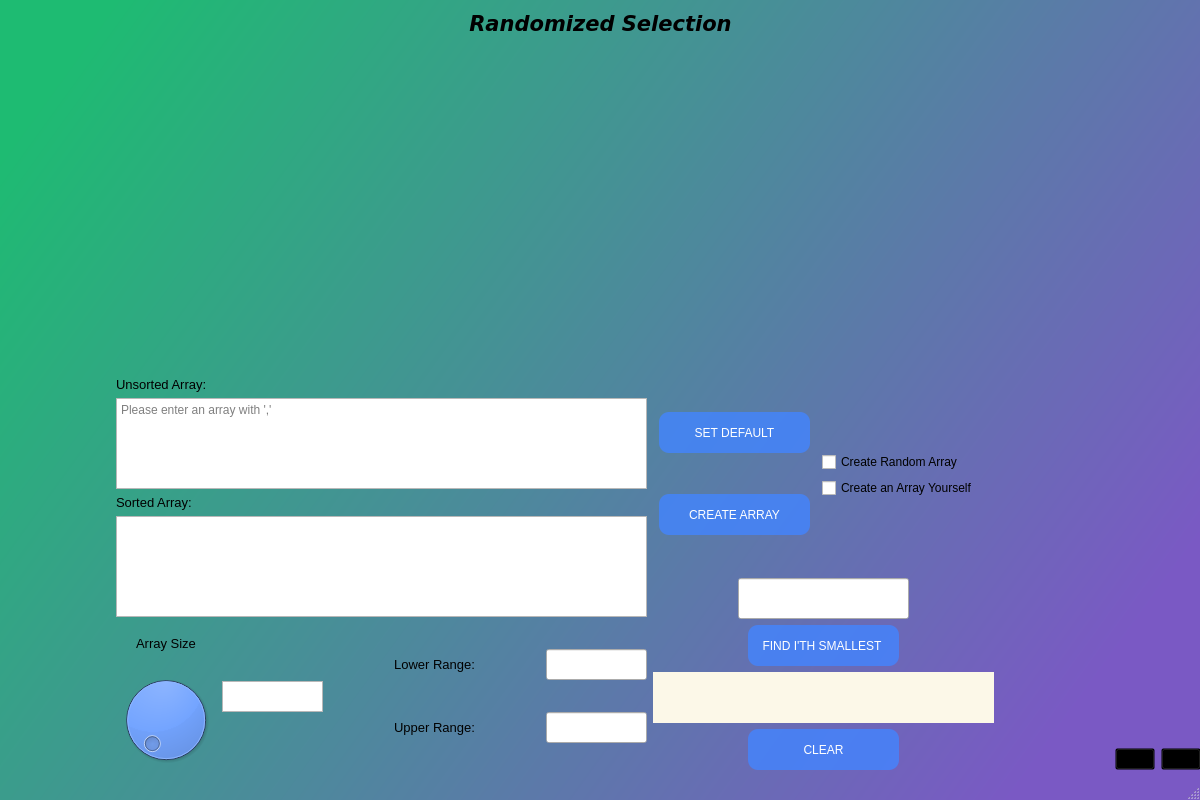
<?xml version="1.0" encoding="UTF-8"?>
<ui version="4.0">
 <class>RandomizedSelectionWindow</class>
 <widget class="QMainWindow" name="RandomizedSelectionWindow">
  <property name="geometry">
   <rect>
    <x>0</x>
    <y>0</y>
    <width>1200</width>
    <height>800</height>
   </rect>
  </property>
  <property name="minimumSize">
   <size>
    <width>1200</width>
    <height>800</height>
   </size>
  </property>
  <property name="maximumSize">
   <size>
    <width>1200</width>
    <height>800</height>
   </size>
  </property>
  <property name="windowTitle">
   <string>MainWindow</string>
  </property>
  <property name="styleSheet">
   <string notr="true">#RandomizedSelectionWindow{
background-color: qlineargradient(spread:pad, x1:0, y1:0.193545, x2:1, y2:0.676, stop:0 rgba(30, 187, 114, 255), stop:1 rgba(122, 89, 196, 255));
}</string>
  </property>
  <widget class="QWidget" name="centralwidget">
   <widget class="QWidget" name="layoutWidget">
    <property name="geometry">
     <rect>
      <x>0</x>
      <y>10</y>
      <width>1201</width>
      <height>27</height>
     </rect>
    </property>
    <layout class="QHBoxLayout" name="horizontalLayout">
     <item>
      <spacer name="horizontalSpacer">
       <property name="orientation">
        <enum>Qt::Horizontal</enum>
       </property>
       <property name="sizeHint" stdset="0">
        <size>
         <width>40</width>
         <height>20</height>
        </size>
       </property>
      </spacer>
     </item>
     <item>
      <widget class="QLabel" name="label_12">
       <property name="minimumSize">
        <size>
         <width>271</width>
         <height>25</height>
        </size>
       </property>
       <property name="maximumSize">
        <size>
         <width>271</width>
         <height>25</height>
        </size>
       </property>
       <property name="font">
        <font>
         <family>Verdana</family>
         <pointsize>12</pointsize>
         <weight>75</weight>
         <bold>true</bold>
         <kerning>true</kerning>
        </font>
       </property>
       <property name="text">
        <string>&lt;html&gt;&lt;head/&gt;&lt;body&gt;&lt;p align=&quot;center&quot;&gt;&lt;span style=&quot; font-size:16pt; font-style:italic; color:#000000;&quot;&gt;Randomized Selection&lt;/span&gt;&lt;/p&gt;&lt;/body&gt;&lt;/html&gt;</string>
       </property>
      </widget>
     </item>
     <item>
      <spacer name="horizontalSpacer_2">
       <property name="orientation">
        <enum>Qt::Horizontal</enum>
       </property>
       <property name="sizeHint" stdset="0">
        <size>
         <width>40</width>
         <height>20</height>
        </size>
       </property>
      </spacer>
     </item>
    </layout>
   </widget>
   <widget class="QWidget" name="layoutWidget">
    <property name="geometry">
     <rect>
      <x>0</x>
      <y>40</y>
      <width>1201</width>
      <height>730</height>
     </rect>
    </property>
    <layout class="QVBoxLayout" name="verticalLayout_12">
     <item>
      <layout class="QHBoxLayout" name="horizontalLayout_2">
       <item>
        <spacer name="horizontalSpacer_3">
         <property name="orientation">
          <enum>Qt::Horizontal</enum>
         </property>
         <property name="sizeHint" stdset="0">
          <size>
           <width>40</width>
           <height>20</height>
          </size>
         </property>
        </spacer>
       </item>
       <item>
        <widget class="MplSort" name="MplSort" native="true">
         <property name="minimumSize">
          <size>
           <width>911</width>
           <height>331</height>
          </size>
         </property>
         <property name="maximumSize">
          <size>
           <width>911</width>
           <height>331</height>
          </size>
         </property>
        </widget>
       </item>
       <item>
        <spacer name="horizontalSpacer_4">
         <property name="orientation">
          <enum>Qt::Horizontal</enum>
         </property>
         <property name="sizeHint" stdset="0">
          <size>
           <width>40</width>
           <height>20</height>
          </size>
         </property>
        </spacer>
       </item>
      </layout>
     </item>
     <item>
      <layout class="QHBoxLayout" name="horizontalLayout_12">
       <item>
        <spacer name="horizontalSpacer_12">
         <property name="orientation">
          <enum>Qt::Horizontal</enum>
         </property>
         <property name="sizeHint" stdset="0">
          <size>
           <width>40</width>
           <height>20</height>
          </size>
         </property>
        </spacer>
       </item>
       <item>
        <layout class="QHBoxLayout" name="horizontalLayout_11">
         <item>
          <layout class="QVBoxLayout" name="verticalLayout_11">
           <item>
            <layout class="QVBoxLayout" name="verticalLayout_9">
             <item>
              <layout class="QVBoxLayout" name="verticalLayout">
               <item>
                <widget class="QLabel" name="label_3">
                 <property name="text">
                  <string>&lt;html&gt;&lt;head/&gt;&lt;body&gt;&lt;p&gt;&lt;span style=&quot; font-size:10pt;&quot;&gt;Unsorted Array:&lt;/span&gt;&lt;/p&gt;&lt;/body&gt;&lt;/html&gt;</string>
                 </property>
                </widget>
               </item>
               <item>
                <widget class="QTextEdit" name="disp_unsorted_array">
                 <property name="minimumSize">
                  <size>
                   <width>531</width>
                   <height>91</height>
                  </size>
                 </property>
                 <property name="maximumSize">
                  <size>
                   <width>531</width>
                   <height>91</height>
                  </size>
                 </property>
                 <property name="styleSheet">
                  <string notr="true">
font: 10pt &quot;MS Shell Dlg 2&quot;;
border 10 px;</string>
                 </property>
                 <property name="readOnly">
                  <bool>false</bool>
                 </property>
                 <property name="placeholderText">
                  <string>Please enter an array with ','</string>
                 </property>
                </widget>
               </item>
              </layout>
             </item>
             <item>
              <layout class="QVBoxLayout" name="verticalLayout_2">
               <item>
                <widget class="QLabel" name="label_4">
                 <property name="text">
                  <string>&lt;html&gt;&lt;head/&gt;&lt;body&gt;&lt;p&gt;&lt;span style=&quot; font-size:10pt;&quot;&gt;Sorted Array:&lt;/span&gt;&lt;/p&gt;&lt;/body&gt;&lt;/html&gt;</string>
                 </property>
                </widget>
               </item>
               <item>
                <widget class="QTextEdit" name="disp_sorted_array">
                 <property name="minimumSize">
                  <size>
                   <width>531</width>
                   <height>101</height>
                  </size>
                 </property>
                 <property name="maximumSize">
                  <size>
                   <width>531</width>
                   <height>101</height>
                  </size>
                 </property>
                 <property name="styleSheet">
                  <string notr="true">
font: 10pt &quot;MS Shell Dlg 2&quot;;</string>
                 </property>
                 <property name="readOnly">
                  <bool>true</bool>
                 </property>
                 <property name="html">
                  <string>&lt;!DOCTYPE HTML PUBLIC &quot;-//W3C//DTD HTML 4.0//EN&quot; &quot;http://www.w3.org/TR/REC-html40/strict.dtd&quot;&gt;
&lt;html&gt;&lt;head&gt;&lt;meta name=&quot;qrichtext&quot; content=&quot;1&quot; /&gt;&lt;style type=&quot;text/css&quot;&gt;
p, li { white-space: pre-wrap; }
&lt;/style&gt;&lt;/head&gt;&lt;body style=&quot; font-family:'MS Shell Dlg 2'; font-size:10pt; font-weight:400; font-style:normal;&quot;&gt;
&lt;p style=&quot;-qt-paragraph-type:empty; margin-top:0px; margin-bottom:0px; margin-left:0px; margin-right:0px; -qt-block-indent:0; text-indent:0px; font-size:7.8pt;&quot;&gt;&lt;br /&gt;&lt;/p&gt;&lt;/body&gt;&lt;/html&gt;</string>
                 </property>
                </widget>
               </item>
              </layout>
             </item>
            </layout>
           </item>
           <item>
            <layout class="QHBoxLayout" name="horizontalLayout_6">
             <item>
              <layout class="QHBoxLayout" name="horizontalLayout_5">
               <item>
                <layout class="QVBoxLayout" name="verticalLayout_5">
                 <item>
                  <widget class="QLabel" name="label_2">
                   <property name="text">
                    <string>&lt;html&gt;&lt;head/&gt;&lt;body&gt;&lt;p align=&quot;center&quot;&gt;&lt;span style=&quot; font-size:10pt;&quot;&gt;Array Size&lt;/span&gt;&lt;/p&gt;&lt;/body&gt;&lt;/html&gt;</string>
                   </property>
                  </widget>
                 </item>
                 <item>
                  <widget class="QDial" name="array_len">
                   <property name="minimumSize">
                    <size>
                     <width>100</width>
                     <height>100</height>
                    </size>
                   </property>
                   <property name="maximumSize">
                    <size>
                     <width>100</width>
                     <height>100</height>
                    </size>
                   </property>
                   <property name="toolTip">
                    <string>Set the Array Size</string>
                   </property>
                   <property name="styleSheet">
                    <string notr="true">background-color: rgba(66, 132, 255,0.8);</string>
                   </property>
                  </widget>
                 </item>
                </layout>
               </item>
               <item>
                <layout class="QVBoxLayout" name="verticalLayout_6">
                 <item>
                  <spacer name="verticalSpacer_2">
                   <property name="orientation">
                    <enum>Qt::Vertical</enum>
                   </property>
                   <property name="sizeHint" stdset="0">
                    <size>
                     <width>20</width>
                     <height>40</height>
                    </size>
                   </property>
                  </spacer>
                 </item>
                 <item>
                  <widget class="QTextEdit" name="display_arraylen">
                   <property name="minimumSize">
                    <size>
                     <width>101</width>
                     <height>31</height>
                    </size>
                   </property>
                   <property name="maximumSize">
                    <size>
                     <width>101</width>
                     <height>31</height>
                    </size>
                   </property>
                   <property name="styleSheet">
                    <string notr="true"/>
                   </property>
                   <property name="readOnly">
                    <bool>true</bool>
                   </property>
                   <property name="html">
                    <string>&lt;!DOCTYPE HTML PUBLIC &quot;-//W3C//DTD HTML 4.0//EN&quot; &quot;http://www.w3.org/TR/REC-html40/strict.dtd&quot;&gt;
&lt;html&gt;&lt;head&gt;&lt;meta name=&quot;qrichtext&quot; content=&quot;1&quot; /&gt;&lt;style type=&quot;text/css&quot;&gt;
p, li { white-space: pre-wrap; }
&lt;/style&gt;&lt;/head&gt;&lt;body style=&quot; font-family:'MS Shell Dlg 2'; font-size:8.25pt; font-weight:400; font-style:normal;&quot;&gt;
&lt;p align=&quot;center&quot; style=&quot;-qt-paragraph-type:empty; margin-top:0px; margin-bottom:0px; margin-left:0px; margin-right:0px; -qt-block-indent:0; text-indent:0px; font-size:7.8pt;&quot;&gt;&lt;br /&gt;&lt;/p&gt;&lt;/body&gt;&lt;/html&gt;</string>
                   </property>
                  </widget>
                 </item>
                 <item>
                  <spacer name="verticalSpacer">
                   <property name="orientation">
                    <enum>Qt::Vertical</enum>
                   </property>
                   <property name="sizeHint" stdset="0">
                    <size>
                     <width>20</width>
                     <height>40</height>
                    </size>
                   </property>
                  </spacer>
                 </item>
                </layout>
               </item>
              </layout>
             </item>
             <item>
              <layout class="QVBoxLayout" name="verticalLayout_3">
               <item>
                <layout class="QHBoxLayout" name="horizontalLayout_3">
                 <item>
                  <widget class="QLabel" name="label_5">
                   <property name="text">
                    <string>&lt;html&gt;&lt;head/&gt;&lt;body&gt;&lt;p align=&quot;center&quot;&gt;&lt;span style=&quot; font-size:10pt;&quot;&gt;Lower Range:&lt;/span&gt;&lt;/p&gt;&lt;/body&gt;&lt;/html&gt;</string>
                   </property>
                  </widget>
                 </item>
                 <item>
                  <widget class="QLineEdit" name="lower_range">
                   <property name="minimumSize">
                    <size>
                     <width>101</width>
                     <height>31</height>
                    </size>
                   </property>
                   <property name="maximumSize">
                    <size>
                     <width>101</width>
                     <height>31</height>
                    </size>
                   </property>
                   <property name="toolTip">
                    <string>Set Lower Range</string>
                   </property>
                   <property name="styleSheet">
                    <string notr="true">
font: 10pt &quot;MS Shell Dlg 2&quot;;
border 10 px;</string>
                   </property>
                   <property name="alignment">
                    <set>Qt::AlignCenter</set>
                   </property>
                  </widget>
                 </item>
                </layout>
               </item>
               <item>
                <layout class="QHBoxLayout" name="horizontalLayout_4">
                 <item>
                  <widget class="QLabel" name="label_9">
                   <property name="text">
                    <string>&lt;html&gt;&lt;head/&gt;&lt;body&gt;&lt;p align=&quot;center&quot;&gt;&lt;span style=&quot; font-size:10pt;&quot;&gt;Upper Range:&lt;/span&gt;&lt;/p&gt;&lt;/body&gt;&lt;/html&gt;</string>
                   </property>
                  </widget>
                 </item>
                 <item>
                  <widget class="QLineEdit" name="upper_range">
                   <property name="minimumSize">
                    <size>
                     <width>101</width>
                     <height>31</height>
                    </size>
                   </property>
                   <property name="maximumSize">
                    <size>
                     <width>101</width>
                     <height>31</height>
                    </size>
                   </property>
                   <property name="toolTip">
                    <string>Set Upper Range</string>
                   </property>
                   <property name="styleSheet">
                    <string notr="true">
font: 10pt &quot;MS Shell Dlg 2&quot;;
border 10 px;</string>
                   </property>
                   <property name="alignment">
                    <set>Qt::AlignCenter</set>
                   </property>
                  </widget>
                 </item>
                </layout>
               </item>
              </layout>
             </item>
            </layout>
           </item>
          </layout>
         </item>
         <item>
          <layout class="QVBoxLayout" name="verticalLayout_10">
           <item>
            <layout class="QHBoxLayout" name="horizontalLayout_10">
             <item>
              <layout class="QVBoxLayout" name="verticalLayout_4">
               <item>
                <widget class="QPushButton" name="set_default_values">
                 <property name="minimumSize">
                  <size>
                   <width>151</width>
                   <height>41</height>
                  </size>
                 </property>
                 <property name="maximumSize">
                  <size>
                   <width>151</width>
                   <height>41</height>
                  </size>
                 </property>
                 <property name="toolTip">
                  <string>Create array with selected values.</string>
                 </property>
                 <property name="styleSheet">
                  <string notr="true">#set_default_values{background-color: rgba(66, 132, 255,0.8);
font: 10pt &quot;MS Shell Dlg 2&quot; white;
border-radius: 10px ;
color: white;}

#set_default_values:hover{
	background-color: qlineargradient(spread:pad, x1:0, y1:0.425318, x2:1, y2:0.341, stop:0 rgba(120, 2, 6, 255), stop:1 rgba(45, 4, 83, 255));}</string>
                 </property>
                 <property name="text">
                  <string>SET DEFAULT</string>
                 </property>
                </widget>
               </item>
               <item>
                <widget class="QPushButton" name="createanarray_btn">
                 <property name="minimumSize">
                  <size>
                   <width>151</width>
                   <height>41</height>
                  </size>
                 </property>
                 <property name="maximumSize">
                  <size>
                   <width>151</width>
                   <height>41</height>
                  </size>
                 </property>
                 <property name="toolTip">
                  <string>Create array with selected values.</string>
                 </property>
                 <property name="styleSheet">
                  <string notr="true">#createanarray_btn{
background-color: rgba(66, 132, 255,0.8);
font: 10pt &quot;MS Shell Dlg 2&quot; white;
border-radius: 10px ;
color: white;
}

#createanarray_btn:hover{
background-color: qlineargradient(spread:pad, x1:0, y1:0.425318, x2:1, y2:0.341, stop:0 rgba(120, 2, 6, 255), stop:1 rgba(45, 4, 83, 255));
}</string>
                 </property>
                 <property name="text">
                  <string>CREATE ARRAY</string>
                 </property>
                </widget>
               </item>
              </layout>
             </item>
             <item>
              <layout class="QVBoxLayout" name="verticalLayout_7">
               <item>
                <spacer name="verticalSpacer_3">
                 <property name="orientation">
                  <enum>Qt::Vertical</enum>
                 </property>
                 <property name="sizeHint" stdset="0">
                  <size>
                   <width>20</width>
                   <height>40</height>
                  </size>
                 </property>
                </spacer>
               </item>
               <item>
                <widget class="QCheckBox" name="random_array_checkbox">
                 <property name="minimumSize">
                  <size>
                   <width>165</width>
                   <height>20</height>
                  </size>
                 </property>
                 <property name="maximumSize">
                  <size>
                   <width>165</width>
                   <height>20</height>
                  </size>
                 </property>
                 <property name="styleSheet">
                  <string notr="true">font: 10pt &quot;MS Shell Dlg 2&quot;;</string>
                 </property>
                 <property name="text">
                  <string>Create Random Array</string>
                 </property>
                </widget>
               </item>
               <item>
                <widget class="QCheckBox" name="create_array_checkbox">
                 <property name="minimumSize">
                  <size>
                   <width>165</width>
                   <height>20</height>
                  </size>
                 </property>
                 <property name="maximumSize">
                  <size>
                   <width>165</width>
                   <height>20</height>
                  </size>
                 </property>
                 <property name="styleSheet">
                  <string notr="true">font: 10pt &quot;MS Shell Dlg 2&quot;;</string>
                 </property>
                 <property name="text">
                  <string>Create an Array Yourself</string>
                 </property>
                </widget>
               </item>
               <item>
                <spacer name="verticalSpacer_4">
                 <property name="orientation">
                  <enum>Qt::Vertical</enum>
                 </property>
                 <property name="sizeHint" stdset="0">
                  <size>
                   <width>20</width>
                   <height>40</height>
                  </size>
                 </property>
                </spacer>
               </item>
              </layout>
             </item>
            </layout>
           </item>
           <item>
            <layout class="QVBoxLayout" name="verticalLayout_8">
             <item>
              <layout class="QHBoxLayout" name="horizontalLayout_7">
               <item>
                <spacer name="horizontalSpacer_7">
                 <property name="orientation">
                  <enum>Qt::Horizontal</enum>
                 </property>
                 <property name="sizeHint" stdset="0">
                  <size>
                   <width>40</width>
                   <height>20</height>
                  </size>
                 </property>
                </spacer>
               </item>
               <item>
                <widget class="QLineEdit" name="take_number">
                 <property name="minimumSize">
                  <size>
                   <width>171</width>
                   <height>41</height>
                  </size>
                 </property>
                 <property name="maximumSize">
                  <size>
                   <width>171</width>
                   <height>41</height>
                  </size>
                 </property>
                 <property name="styleSheet">
                  <string notr="true">
font: 10pt &quot;MS Shell Dlg 2&quot;;</string>
                 </property>
                 <property name="alignment">
                  <set>Qt::AlignCenter</set>
                 </property>
                </widget>
               </item>
               <item>
                <spacer name="horizontalSpacer_8">
                 <property name="orientation">
                  <enum>Qt::Horizontal</enum>
                 </property>
                 <property name="sizeHint" stdset="0">
                  <size>
                   <width>40</width>
                   <height>20</height>
                  </size>
                 </property>
                </spacer>
               </item>
              </layout>
             </item>
             <item>
              <layout class="QHBoxLayout" name="horizontalLayout_8">
               <item>
                <spacer name="horizontalSpacer_5">
                 <property name="orientation">
                  <enum>Qt::Horizontal</enum>
                 </property>
                 <property name="sizeHint" stdset="0">
                  <size>
                   <width>40</width>
                   <height>20</height>
                  </size>
                 </property>
                </spacer>
               </item>
               <item>
                <widget class="QPushButton" name="find_btn">
                 <property name="minimumSize">
                  <size>
                   <width>151</width>
                   <height>41</height>
                  </size>
                 </property>
                 <property name="maximumSize">
                  <size>
                   <width>151</width>
                   <height>41</height>
                  </size>
                 </property>
                 <property name="toolTip">
                  <string>Find the kth Smallest Index</string>
                 </property>
                 <property name="styleSheet">
                  <string notr="true">#find_btn{font: 9pt &quot;MS Shell Dlg 2&quot; white;
background-color: rgba(66, 132, 255,0.8);
border-radius: 10px ;
color: white;}
#find_btn:hover{
	background-color: qlineargradient(spread:pad, x1:0, y1:0.425318, x2:1, y2:0.341, stop:0 rgba(120, 2, 6, 255), stop:1 rgba(45, 4, 83, 255));}</string>
                 </property>
                 <property name="text">
                  <string>FIND I'TH SMALLEST </string>
                 </property>
                </widget>
               </item>
               <item>
                <spacer name="horizontalSpacer_6">
                 <property name="orientation">
                  <enum>Qt::Horizontal</enum>
                 </property>
                 <property name="sizeHint" stdset="0">
                  <size>
                   <width>40</width>
                   <height>20</height>
                  </size>
                 </property>
                </spacer>
               </item>
              </layout>
             </item>
             <item>
              <widget class="QLabel" name="result_edit">
               <property name="minimumSize">
                <size>
                 <width>341</width>
                 <height>51</height>
                </size>
               </property>
               <property name="maximumSize">
                <size>
                 <width>341</width>
                 <height>51</height>
                </size>
               </property>
               <property name="styleSheet">
                <string notr="true">background-color: rgb(252, 248, 232);
font: 10pt &quot;MS Shell Dlg 2&quot;;
border-color: rgb(0, 0, 0);</string>
               </property>
               <property name="text">
                <string/>
               </property>
               <property name="alignment">
                <set>Qt::AlignCenter</set>
               </property>
              </widget>
             </item>
             <item>
              <layout class="QHBoxLayout" name="horizontalLayout_9">
               <item>
                <spacer name="horizontalSpacer_9">
                 <property name="orientation">
                  <enum>Qt::Horizontal</enum>
                 </property>
                 <property name="sizeHint" stdset="0">
                  <size>
                   <width>40</width>
                   <height>20</height>
                  </size>
                 </property>
                </spacer>
               </item>
               <item>
                <widget class="QPushButton" name="clear_btn">
                 <property name="minimumSize">
                  <size>
                   <width>151</width>
                   <height>41</height>
                  </size>
                 </property>
                 <property name="maximumSize">
                  <size>
                   <width>151</width>
                   <height>41</height>
                  </size>
                 </property>
                 <property name="toolTip">
                  <string>Clear all values.</string>
                 </property>
                 <property name="styleSheet">
                  <string notr="true">#clear_btn{font: 10pt &quot;MS Shell Dlg 2&quot; white;
border-radius: 10px ;
background-color: rgba(66, 132, 255,0.8);
color: white;}

#clear_btn:hover{
	background-color: qlineargradient(spread:pad, x1:0, y1:0.425318, x2:1, y2:0.341, stop:0 rgba(120, 2, 6, 255), stop:1 rgba(45, 4, 83, 255));}</string>
                 </property>
                 <property name="text">
                  <string>CLEAR</string>
                 </property>
                </widget>
               </item>
               <item>
                <spacer name="horizontalSpacer_10">
                 <property name="orientation">
                  <enum>Qt::Horizontal</enum>
                 </property>
                 <property name="sizeHint" stdset="0">
                  <size>
                   <width>40</width>
                   <height>20</height>
                  </size>
                 </property>
                </spacer>
               </item>
              </layout>
             </item>
            </layout>
           </item>
          </layout>
         </item>
        </layout>
       </item>
       <item>
        <spacer name="horizontalSpacer_11">
         <property name="orientation">
          <enum>Qt::Horizontal</enum>
         </property>
         <property name="sizeHint" stdset="0">
          <size>
           <width>40</width>
           <height>20</height>
          </size>
         </property>
        </spacer>
       </item>
       <item>
        <layout class="QVBoxLayout" name="verticalLayout_13">
         <item>
          <spacer name="verticalSpacer_7">
           <property name="orientation">
            <enum>Qt::Vertical</enum>
           </property>
           <property name="sizeHint" stdset="0">
            <size>
             <width>20</width>
             <height>40</height>
            </size>
           </property>
          </spacer>
         </item>
         <item>
          <layout class="QHBoxLayout" name="horizontalLayout_13">
           <item>
            <widget class="QPushButton" name="mic_btn">
             <property name="styleSheet">
              <string notr="true">#mic_btn{background-color: rgba(0,0,0,0);}

#mic_btn:hover{
	background-color: qlineargradient(spread:pad, x1:0, y1:0.453136, x2:1, y2:0.523273, stop:0 rgba(104, 113, 138, 255), stop:1 rgba(215, 221, 232, 255));}</string>
             </property>
             <property name="text">
              <string/>
             </property>
             <property name="icon">
              <iconset resource="../resources.qrc">
               <normaloff>:/images/images/microphone.svg</normaloff>:/images/images/microphone.svg</iconset>
             </property>
             <property name="iconSize">
              <size>
               <width>50</width>
               <height>50</height>
              </size>
             </property>
            </widget>
           </item>
           <item>
            <widget class="QPushButton" name="back_btn">
             <property name="toolTip">
              <string>Back to Menu</string>
             </property>
             <property name="styleSheet">
              <string notr="true">#back_btn{background-color: rgba(0,0,0,0);}

#back_btn:hover{
	background-color: qlineargradient(spread:pad, x1:0, y1:0.453136, x2:1, y2:0.523273, stop:0 rgba(104, 113, 138, 255), stop:1 rgba(215, 221, 232, 255));}</string>
             </property>
             <property name="text">
              <string/>
             </property>
             <property name="icon">
              <iconset resource="../resources.qrc">
               <normaloff>:/images/images/home.svg</normaloff>:/images/images/home.svg</iconset>
             </property>
             <property name="iconSize">
              <size>
               <width>60</width>
               <height>60</height>
              </size>
             </property>
            </widget>
           </item>
          </layout>
         </item>
        </layout>
       </item>
      </layout>
     </item>
    </layout>
   </widget>
  </widget>
  <widget class="QStatusBar" name="statusbar"/>
 </widget>
 <customwidgets>
  <customwidget>
   <class>MplSort</class>
   <extends>QWidget</extends>
   <header>mplsort.h</header>
   <container>1</container>
  </customwidget>
 </customwidgets>
 <resources>
  <include location="../resources.qrc"/>
 </resources>
 <connections/>
</ui>
